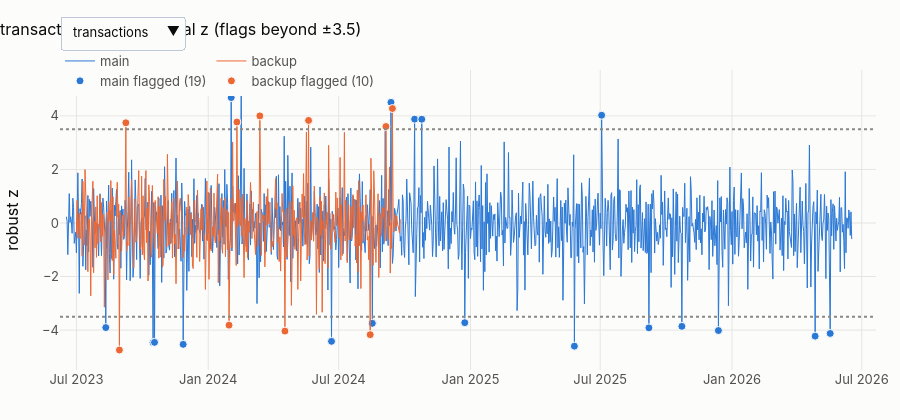

Source (notebook cell):
### Markdown cell above
## Interactive explorer — flagged days
A plain Plotly dropdown (works in the exported HTML too, no kernel needed): choose the table; markers show days beyond ±3.5 robust z.

### Code cell
fig = go.Figure()
tabs = list(SEL.items())
for k, (lab, t) in enumerate(tabs):
    for folder, col in (("main", theme.MAIN_C), ("backup", theme.BACKUP_C)):
        d = flagged.get((t, folder))
        if d is None:
            continue
        z = pd.Series(d["z"], index=d["dates"])
        hit = z[z.abs() > 3.5]
        fig.add_scatter(
            x=z.index,
            y=z.values,
            mode="lines",
            line=dict(color=col, width=1),
            name=f"{folder}",
            visible=(k == 0),
            legendgroup=folder,
        )
        fig.add_scatter(
            x=hit.index,
            y=hit.values,
            mode="markers",
            marker=dict(color=col, size=8, line=dict(color="white", width=1)),
            name=f"{folder} flagged ({len(hit)})",
            visible=(k == 0),
            legendgroup=folder,
        )
per = 4  # traces per table (2 folders x line+markers)
buttons = [
    dict(
        label=lab,
        method="update",
        args=[
            {"visible": [(i // per) == k for i in range(per * len(tabs))]},
            {"title": f"{lab}: STL residual z (flags beyond ±3.5)"},
        ],
    )
    for k, (lab, _) in enumerate(tabs)
]
fig.add_hline(y=3.5, line_dash="dot", line_color="#8a8984")
fig.add_hline(y=-3.5, line_dash="dot", line_color="#8a8984")
fig.update_layout(
    height=420,
    title=f"{tabs[0][0]}: STL residual z (flags beyond ±3.5)",
    yaxis_title="robust z",
    updatemenus=[dict(buttons=buttons, direction="down", x=0.0, y=1.18, xanchor="left")],
)
fig.show()

### Figure 1 — Plotly figure (JSON) as saved in the notebook; plotly's stock layout.template omitted (floating-point values rounded to 4 significant figures; data arrays with more than 128 entries replaced by an {"elided": "..."} marker saying what was removed)
{"data": [{"legendgroup": "main", "line": {"color": "#2a78d6", "width": 1}, "mode": "lines", "name": "main", "type": "scatter", "visible": true, "x": {"elided": "1097 str values"}, "y": {"elided": "1097 float values"}}, {"legendgroup": "main", "marker": {"color": "#2a78d6", "line": {"color": "white", "width": 1}, "size": 8}, "mode": "markers", "name": "main flagged (19)", "type": "scatter", "visible": true, "x": ["2023-08-11T00:00:00.000000", "2023-10-16T00:00:00.000000", "2023-10-18T00:00:00.000000", "2023-11-27T00:00:00.000000", "2024-02-02T00:00:00.000000", "2024-02-16T00:00:00.000000", "2024-06-21T00:00:00.000000", "2024-08-17T00:00:00.000000", "2024-09-12T00:00:00.000000", "2024-10-15T00:00:00.000000", "2024-10-25T00:00:00.000000", "2024-12-24T00:00:00.000000", "2025-05-26T00:00:00.000000", "2025-07-03T00:00:00.000000", "2025-09-07T00:00:00.000000", "2025-10-23T00:00:00.000000", "2025-12-13T00:00:00.000000", "2026-04-27T00:00:00.000000", "2026-05-18T00:00:00.000000"], "y": [-3.907, -4.468, -4.458, -4.532, 4.685, 4.967, -4.42, -3.747, 4.505, 3.879, 3.874, -3.723, -4.6, 4.024, -3.917, -3.86, -4.017, -4.226, -4.125]}, {"legendgroup": "backup", "line": {"color": "#eb6834", "width": 1}, "mode": "lines", "name": "backup", "type": "scatter", "visible": true, "x": {"elided": "453 str values"}, "y": {"elided": "453 float values"}}, {"legendgroup": "backup", "marker": {"color": "#eb6834", "line": {"color": "white", "width": 1}, "size": 8}, "mode": "markers", "name": "backup flagged (10)", "type": "scatter", "visible": true, "x": ["2023-08-30T00:00:00.000000", "2023-09-08T00:00:00.000000", "2024-01-30T00:00:00.000000", "2024-02-10T00:00:00.000000", "2024-03-13T00:00:00.000000", "2024-04-17T00:00:00.000000", "2024-05-20T00:00:00.000000", "2024-08-14T00:00:00.000000", "2024-09-05T00:00:00.000000", "2024-09-14T00:00:00.000000"], "y": [-4.744, 3.743, -3.816, 3.771, 4.0, -4.038, 3.831, -4.171, 3.603, 4.275]}, {"legendgroup": "main", "line": {"color": "#2a78d6", "width": 1}, "mode": "lines", "name": "main", "type": "scatter", "visible": false, "x": {"elided": "1097 str values"}, "y": {"elided": "1097 float values"}}, {"legendgroup": "main", "marker": {"color": "#2a78d6", "line": {"color": "white", "width": 1}, "size": 8}, "mode": "markers", "name": "main flagged (24)", "type": "scatter", "visible": false, "x": ["2023-07-08T00:00:00.000000", "2023-08-01T00:00:00.000000", "2023-08-20T00:00:00.000000", "2023-10-02T00:00:00.000000", "2023-10-22T00:00:00.000000", "2023-10-30T00:00:00.000000", "2023-12-01T00:00:00.000000", "2024-01-14T00:00:00.000000", "2024-01-16T00:00:00.000000", "2024-02-06T00:00:00.000000", "2024-03-05T00:00:00.000000", "2024-03-22T00:00:00.000000", "2024-04-25T00:00:00.000000", "2024-07-19T00:00:00.000000", "2024-08-15T00:00:00.000000", "2025-03-03T00:00:00.000000", "2025-06-09T00:00:00.000000", "2025-07-15T00:00:00.000000", "2025-07-29T00:00:00.000000", "2025-08-15T00:00:00.000000", "2025-10-27T00:00:00.000000", "2026-03-15T00:00:00.000000", "2026-03-31T00:00:00.000000", "2026-06-12T00:00:00.000000"], "y": [-4.353, 4.607, 4.352, 4.243, 4.403, -4.023, -4.467, 4.918, 4.303, 4.395, -4.141, 4.326, 3.832, 4.505, 3.979, -4.713, 4.584, 4.161, 4.235, -3.676, 4.126, 4.079, 3.83, 5.296]}, {"legendgroup": "backup", "line": {"color": "#eb6834", "width": 1}, "mode": "lines", "name": "backup", "type": "scatter", "visible": false, "x": {"elided": "1097 str values"}, "y": {"elided": "1097 float values"}}, {"legendgroup": "backup", "marker": {"color": "#eb6834", "line": {"color": "white", "width": 1}, "size": 8}, "mode": "markers", "name": "backup flagged (25)", "type": "scatter", "visible": false, "x": ["2023-06-19T00:00:00.000000", "2023-08-31T00:00:00.000000", "2023-10-06T00:00:00.000000", "2023-10-07T00:00:00.000000", "2023-12-12T00:00:00.000000", "2024-01-07T00:00:00.000000", "2024-04-26T00:00:00.000000", "2024-05-13T00:00:00.000000", "2024-08-14T00:00:00.000000", "2024-08-18T00:00:00.000000", "2024-08-20T00:00:00.000000", "2025-01-08T00:00:00.000000", "2025-02-20T00:00:00.000000", "2025-03-01T00:00:00.000000", "2025-05-02T00:00:00.000000", "2025-05-05T00:00:00.000000", "2025-07-16T00:00:00.000000", "2025-09-09T00:00:00.000000", "2025-10-24T00:00:00.000000", "2025-12-17T00:00:00.000000", "2025-12-18T00:00:00.000000", "2026-02-19T00:00:00.000000", "2026-03-09T00:00:00.000000", "2026-03-17T00:00:00.000000", "2026-05-13T00:00:00.000000"], "y": [-5.859, -3.891, 4.358, -3.946, 4.489, -4.273, -4.217, 4.643, 3.51, 3.917, 4.659, 4.396, 4.749, -3.912, -4.197, -4.44, -3.73, 3.655, -3.666, -5.012, -4.104, -3.863, 3.544, 4.139, 4.34]}, {"legendgroup": "main", "line": {"color": "#2a78d6", "width": 1}, "mode": "lines", "name": "main", "type": "scatter", "visible": false, "x": {"elided": "1097 str values"}, "y": {"elided": "1097 float values"}}, {"legendgroup": "main", "marker": {"color": "#2a78d6", "line": {"color": "white", "width": 1}, "size": 8}, "mode": "markers", "name": "main flagged (46)", "type": "scatter", "visible": false, "x": ["2023-06-25T00:00:00.000000", "2023-07-26T00:00:00.000000", "2023-08-04T00:00:00.000000", "2023-08-06T00:00:00.000000", "2023-10-02T00:00:00.000000", "2023-10-31T00:00:00.000000", "2023-11-16T00:00:00.000000", "2023-12-05T00:00:00.000000", "2023-12-15T00:00:00.000000", "2023-12-30T00:00:00.000000", "2024-01-07T00:00:00.000000", "2024-01-17T00:00:00.000000", "2024-02-11T00:00:00.000000", "2024-04-04T00:00:00.000000", "2024-04-08T00:00:00.000000", "2024-05-08T00:00:00.000000", "2024-05-17T00:00:00.000000", "2024-06-30T00:00:00.000000", "2024-07-03T00:00:00.000000", "2024-07-24T00:00:00.000000", "2024-07-25T00:00:00.000000", "2024-10-11T00:00:00.000000", "2024-10-30T00:00:00.000000", "2025-01-01T00:00:00.000000", "2025-01-06T00:00:00.000000", "2025-02-01T00:00:00.000000", "2025-02-11T00:00:00.000000", "2025-03-16T00:00:00.000000", "2025-04-14T00:00:00.000000", "2025-04-16T00:00:00.000000", "2025-05-11T00:00:00.000000", "2025-07-04T00:00:00.000000", "2025-07-30T00:00:00.000000", "2025-08-22T00:00:00.000000", "2025-08-26T00:00:00.000000", "2025-09-09T00:00:00.000000", "2025-11-10T00:00:00.000000", "2025-11-16T00:00:00.000000", "2025-12-25T00:00:00.000000", "2025-12-27T00:00:00.000000", "2026-01-08T00:00:00.000000", "2026-01-26T00:00:00.000000", "2026-02-05T00:00:00.000000", "2026-02-11T00:00:00.000000", "2026-04-06T00:00:00.000000", "2026-05-01T00:00:00.000000"], "y": [-4.092, 5.982, -4.38, 3.904, 4.204, -4.39, 4.324, -4.455, -4.492, 3.956, -3.769, 4.177, -4.979, -3.996, -4.064, 4.471, -4.253, -4.036, -3.888, -4.357, -4.487, -4.276, 4.299, 5.36, -4.117, -3.964, 3.769, -3.602, 4.158, 4.021, 4.735, -4.247, -3.844, 5.222, 4.79, 4.065, -4.234, -3.778, -4.771, -4.43, -4.039, 3.62, 3.977, 3.672, -4.083, -4.188]}, {"legendgroup": "backup", "line": {"color": "#eb6834", "width": 1}, "mode": "lines", "name": "backup", "type": "scatter", "visible": false, "x": {"elided": "1097 str values"}, "y": {"elided": "1097 float values"}}, {"legendgroup": "backup", "marker": {"color": "#eb6834", "line": {"color": "white", "width": 1}, "size": 8}, "mode": "markers", "name": "backup flagged (13)", "type": "scatter", "visible": false, "x": ["2023-06-30T00:00:00.000000", "2024-01-04T00:00:00.000000", "2024-09-08T00:00:00.000000", "2025-01-16T00:00:00.000000", "2025-01-25T00:00:00.000000", "2025-02-23T00:00:00.000000", "2025-05-11T00:00:00.000000", "2025-05-26T00:00:00.000000", "2025-06-14T00:00:00.000000", "2025-09-16T00:00:00.000000", "2025-11-24T00:00:00.000000", "2026-02-17T00:00:00.000000", "2026-05-20T00:00:00.000000"], "y": [3.68, -3.993, -3.756, 4.897, 3.985, -3.526, 3.951, -4.309, 4.386, 4.406, 4.049, -4.003, -3.723]}, {"legendgroup": "main", "line": {"color": "#2a78d6", "width": 1}, "mode": "lines", "name": "main", "type": "scatter", "visible": false, "x": {"elided": "1083 str values"}, "y": {"elided": "1083 float values"}}, {"legendgroup": "main", "marker": {"color": "#2a78d6", "line": {"color": "white", "width": 1}, "size": 8}, "mode": "markers", "name": "main flagged (5)", "type": "scatter", "visible": false, "x": ["2024-03-06T00:00:00.000000", "2024-06-08T00:00:00.000000", "2025-07-26T00:00:00.000000", "2025-09-03T00:00:00.000000", "2026-05-29T00:00:00.000000"], "y": [-3.722, 4.38, 4.355, -4.017, 3.913]}, {"legendgroup": "backup", "line": {"color": "#eb6834", "width": 1}, "mode": "lines", "name": "backup", "type": "scatter", "visible": false, "x": {"elided": "1083 str values"}, "y": {"elided": "1083 float values"}}, {"legendgroup": "backup", "marker": {"color": "#eb6834", "line": {"color": "white", "width": 1}, "size": 8}, "mode": "markers", "name": "backup flagged (18)", "type": "scatter", "visible": false, "x": ["2023-07-12T00:00:00.000000", "2023-08-02T00:00:00.000000", "2023-10-04T00:00:00.000000", "2023-10-05T00:00:00.000000", "2023-10-08T00:00:00.000000", "2023-10-24T00:00:00.000000", "2023-12-20T00:00:00.000000", "2023-12-24T00:00:00.000000", "2024-03-25T00:00:00.000000", "2024-05-27T00:00:00.000000", "2024-09-13T00:00:00.000000", "2024-09-18T00:00:00.000000", "2024-09-27T00:00:00.000000", "2024-10-01T00:00:00.000000", "2025-08-11T00:00:00.000000", "2026-01-22T00:00:00.000000", "2026-04-01T00:00:00.000000", "2026-04-03T00:00:00.000000"], "y": [4.497, 4.066, -4.523, -4.34, -4.87, 3.924, -5.067, -4.198, -3.831, -3.976, 3.875, 4.342, 4.281, -3.615, -3.977, 4.073, -4.058, -3.913]}], "layout": {"height": 420, "shapes": [{"line": {"color": "#8a8984", "dash": "dot"}, "type": "line", "x0": 0, "x1": 1, "xref": "x domain", "y0": 3.5, "y1": 3.5, "yref": "y"}, {"line": {"color": "#8a8984", "dash": "dot"}, "type": "line", "x0": 0, "x1": 1, "xref": "x domain", "y0": -3.5, "y1": -3.5, "yref": "y"}], "title": {"text": "transactions: STL residual z (flags beyond ±3.5)"}, "updatemenus": [{"buttons": [{"args": [{"visible": [true, true, true, true, false, false, false, false, false, false, false, false, false, false, false, false]}, {"title": "transactions: STL residual z (flags beyond ±3.5)"}], "label": "transactions", "method": "update"}, {"args": [{"visible": [false, false, false, false, true, true, true, true, false, false, false, false, false, false, false, false]}, {"title": "digital_events: STL residual z (flags beyond ±3.5)"}], "label": "digital_events", "method": "update"}, {"args": [{"visible": [false, false, false, false, false, false, false, false, true, true, true, true, false, false, false, false]}, {"title": "interactions: STL residual z (flags beyond ±3.5)"}], "label": "interactions", "method": "update"}, {"args": [{"visible": [false, false, false, false, false, false, false, false, false, false, false, false, true, true, true, true]}, {"title": "sends: STL residual z (flags beyond ±3.5)"}], "label": "sends", "method": "update"}], "direction": "down", "x": 0.0, "xanchor": "left", "y": 1.18}], "yaxis": {"title": {"text": "robust z"}}}}
